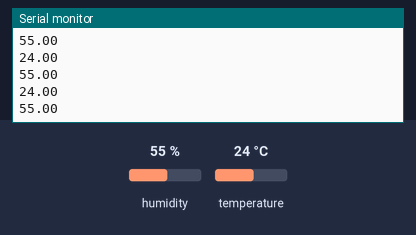
The sketch below on a simulated ESP8266 (NodeMCU). On the bench: the last lines printed to the serial monitor. Inputs (shaded band) come from the test bench; at power-on: humidity 55 %, temperature 24 °C.

Above: at 3.8 s.
3.9 s: humidity set to 22 %
At 5.8 s:
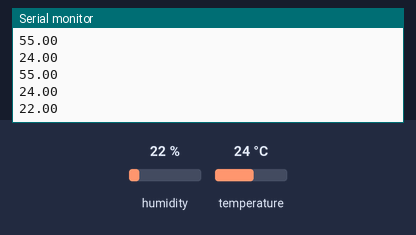
6.7 s: temperature set to 12 °C
At 7.7 s:
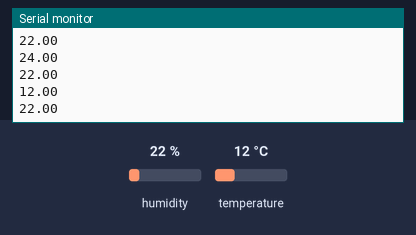
9.5 s: humidity set to 40 %
At 11.9 s:
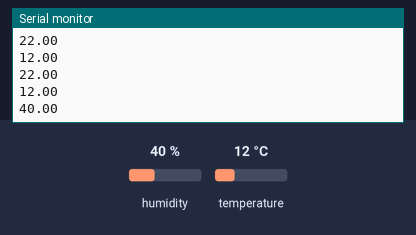
Timing chart, 0 to 13.4 s (numbered marks = the images above; inputs shaded):
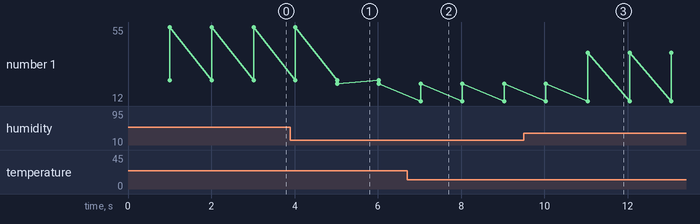

Measured:
- after the input at 3.9 s, the serial monitor: prints a new line after 1.1 s (image 1)
- after the input at 6.7 s, the serial monitor: prints a new line after 0.33 s (image 2)
- after the input at 9.5 s, the serial monitor: prints a new line after 1.5 s (image 3)
- plotted number 1: 55 → 22 after the input at 3.9 s, 22 → 40 after the input at 9.5 s

The sketch:

dht22-simple.ino
```cpp
#include "Arduino.h"
#include <ESP8266WiFi.h>
#include <DHT.h>

#define DATAPIN 4 // DATA Pin
#define DHTTYPE DHT22 // SENSOR DHT11/DHT22
DHT dht(DATAPIN, DHTTYPE);

float temperature;
float humidity;

unsigned long lastSend;


void setup(void) {
  Serial.begin(115200);
  Serial.setTimeout(2000);

  lastSend = 0;

  // Wait for serial to initialize.
  while(!Serial) { }

  dht.begin();
}

void getData(){
  temperature = dht.readTemperature(); // Gets the values of the temperature
  humidity = dht.readHumidity();

  // Check if any reads failed and exit early (to try again).
  if (isnan(humidity) || isnan(temperature)) {
    Serial.println("Failed to read from DHT sensor!");
    return;
  }else{
    Serial.println(temperature);
    Serial.println(humidity);
  }
}

void loop(void) {
  if ( millis() - lastSend > 1000 ) { // Update and send only after 1 seconds
    getData();
    lastSend = millis();
  }
}
```
